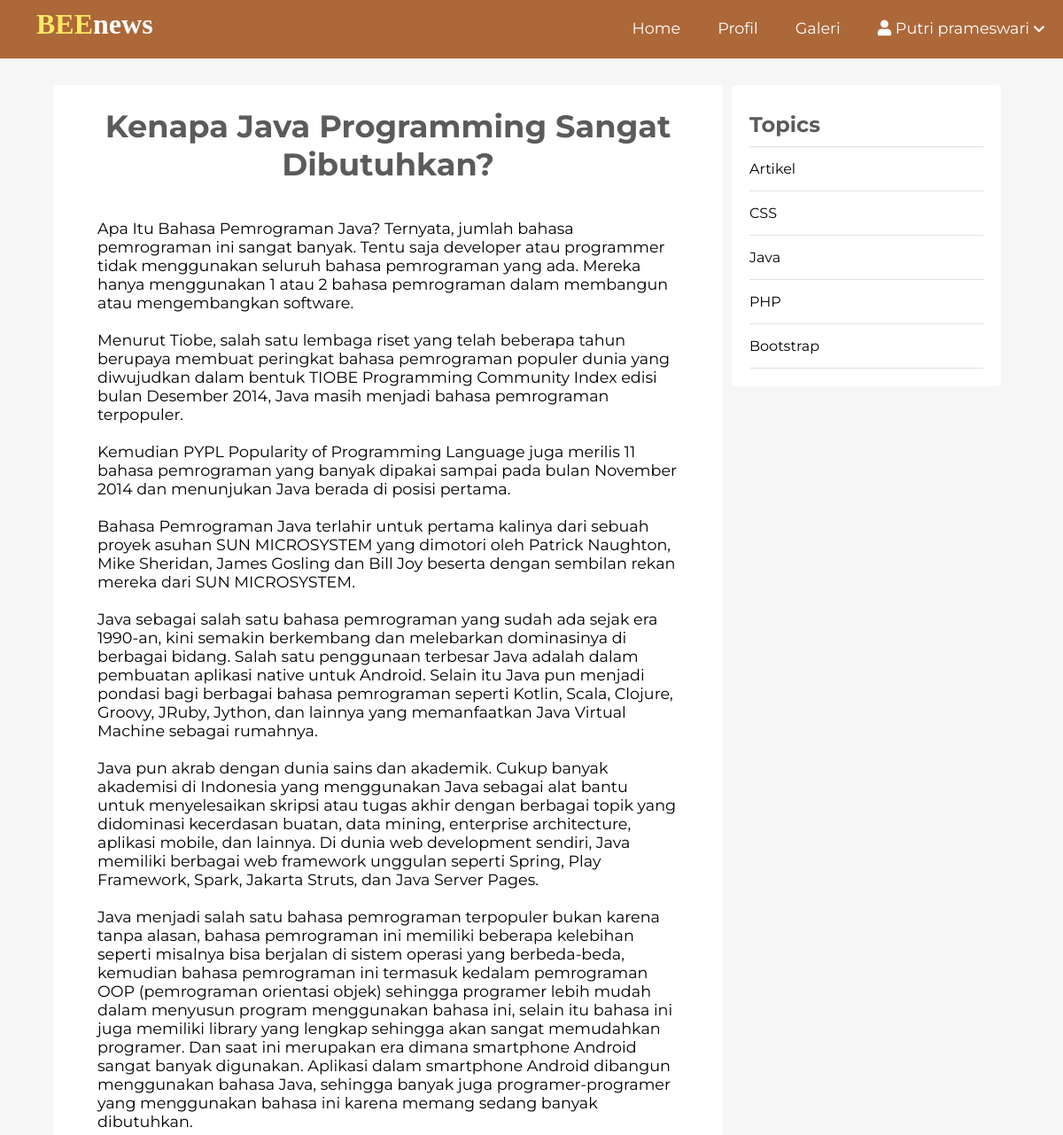
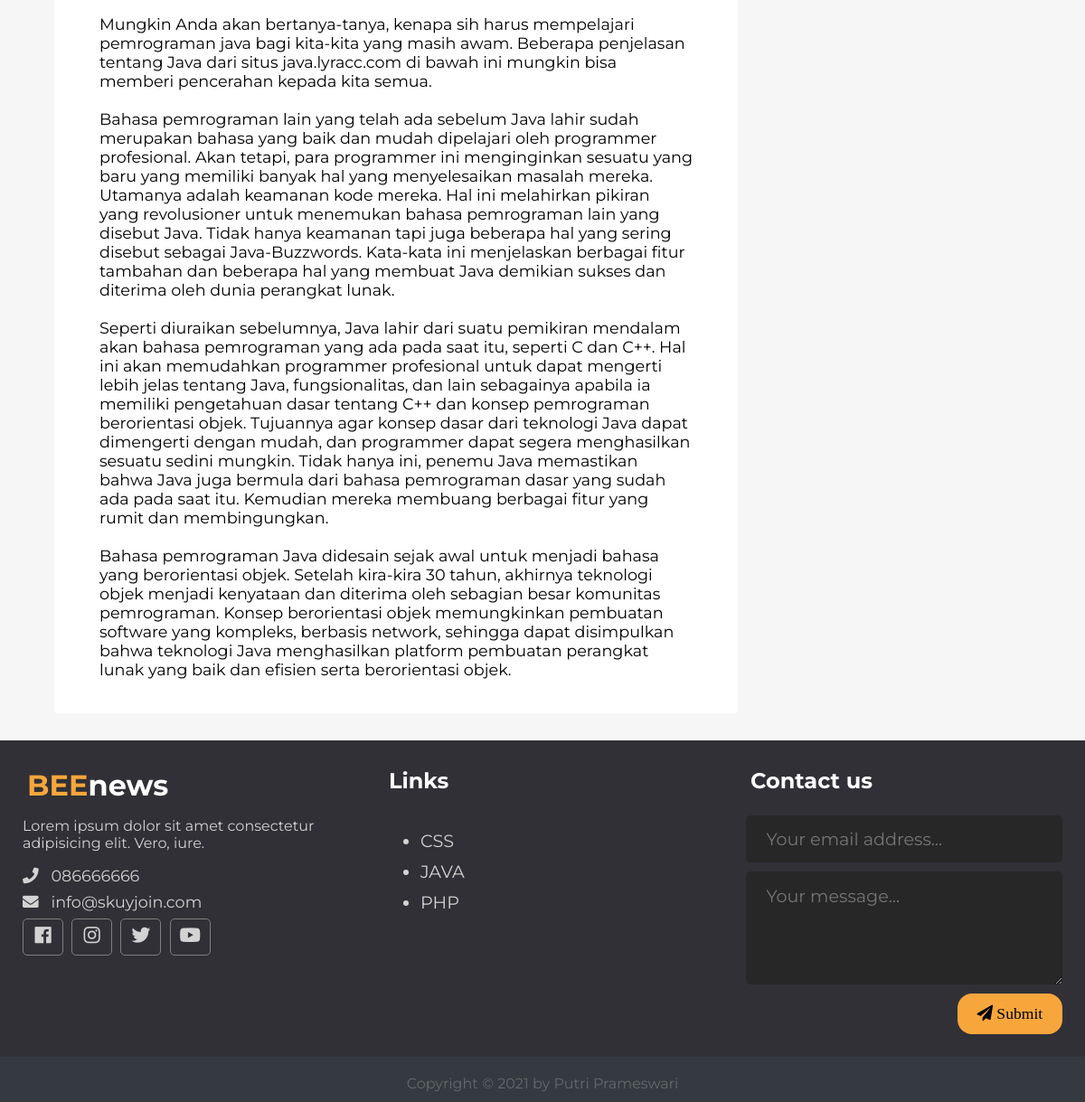
/content.php?id=2, run on the app's committed database (2 pictures, top to bottom).
### tables this page shows
CREATE TABLE `berita` (
  `id` int(11) NOT NULL,
  `foto` varchar(100) NOT NULL,
  `judul` varchar(100) NOT NULL,
  `penulis` varchar(100) NOT NULL,
  `tgl` date NOT NULL,
  `redaksi` text NOT NULL,
  `konten` text NOT NULL
);

### content.php (the view, shortened to what this page needs)
<?php
include 'koneksi.php';
?>
<!DOCTYPE html>
<html lang="en">
<head>
  <link rel="stylesheet" href="https://use.fontawesome.com/releases/v5.7.2/css/all.css"
>
   <link rel="stylesheet" href="css/style.css">
</head>
<body>
<?php include(ROOT_PATH . "/header.php"); ?>
<div class="page-wrapper">
  <div class="content clearfix">
    <div class="main-content-wrapper">
      <div class="main-content single">
      <?php $ambil = $koneksi->query("SELECT * FROM berita WHERE id='$_GET[id]'"); ?>
        <?php $pecah=$ambil->fetch_assoc()?>
        <h1 class="post-title"><?php echo$pecah["judul"]; ?></h1>
        <div class="post-content">
          <p>
          <?php echo$pecah["konten"]; ?>
          </p>
        </div>
      </div>
    </div>
    <div class="sidebar single">
      <div class="section topics">
        <h2 class="section-title">Topics</h2>
        <ul>
          <li><a href="#">Artikel</a></li>
          <li><a href="#">CSS</a></li>
          <li><a href="#">Java</a></li>
          <li><a href="#">PHP</a></li>
          <li><a href="#">Bootstrap</a></li>
        </ul>
      </div>
    </div>
  </div>
</div>
 <div class="footer">
    <div class="footer-content">
      <div class="footer-section about">
        <h1 class="logo-text"><span>BEE</span>news</h1>
        <p>
         Lorem ipsum dolor sit amet consectetur adipisicing elit. Vero, iure.</p>
        <div class="contact">
          <span><i class="fas fa-phone"></i> &nbsp; 086666666</span>
          <span><i class="fas fa-envelope"></i> &nbsp; info@skuyjoin.com</span>
        </div>
        <div class="socials">
          <a href="#"><i class="fab fa-facebook"></i></a>
          <a href="#"><i class="fab fa-instagram"></i></a>
          <a href="#"><i class="fab fa-twitter"></i></a>
          <a href="#"><i class="fab fa-youtube"></i></a>
        </div>
      </div>
      <div class="footer-section links">
        <h2>Links</h2>
        <br>
        <ul>
          <a href="#">
            <li>CSS</li>
          </a>
          <a href="#">
            <li>JAVA</li>
          </a>
          <a href="#">
            <li>PHP</li>
          </a>
        </ul>
      </div>
      <div class="footer-section contact-form">
        <h2>Contact us</h2>
        <br>
        <form action="index.html" method="post">
          <input type="email" name="email" class="text-input contact-input" placeholder="Your email address...">
          <textarea rows="4" name="message" class="text-input contact-input" placeholder="Your message..."></textarea>
          <button type="submit" class="btn btn-big contact-btn">
            <i class="fas fa-paper-plane"></i>
              Submit
          </button>
        </form>
      </div>
    </div>
    <div class="footer-bottom">
       Copyright &copy; 2021 by Putri Prameswari
    </div>
  </div>
</body>
</html>

### css/style.css (style rules this page uses)
* { box-sizing: border-box; }
html, body { height: 100%; padding: 0px; margin: 0px; background: #f6f6f6; font-family: 'Montserrat', sans-serif; }
h1, h2, h3, h4, h5, h6 { font-family: 'Montserrat', sans-serif; color: #5c5b5b; margin: 5px; }
a { text-decoration: none; color: inherit; }
.clearfix::after { content: ''; display: block; clear: both; }
.btn { padding: .5rem 1rem; background: #f7a63c; color: black; border: 1px solid transparent; border-radius: 1rem; font-size: 1.08em; font-family:'Montserrat', sans-serif; }
.btn-big { padding: .7rem 1.3rem; line-height: 1.3rem; }
.text-input { padding: .7rem 1rem; display: block; width: 100%; border-radius: 5px; border: 1px solid #e0e0e0; outline: none; color: rgb(97, 89, 89); line-height: 1.5rem; font-size: 1.2em; font-family:'Montserrat', sans-serif; }
.page-wrapper { min-height: 100%; }
.content { width: 90%; margin: 30px auto 30px; }
.content .main-content { width: 70%; float: left; }
.content .main-content.single { background: white; padding: 20px 50px; font-size: 1.1em; border-radius: 5px; }
.content .main-content.single .post-title { text-align: center; margin-bottom: 40px; }
.content .sidebar { width: 30%; float: left; }
.content .sidebar.single { padding: 0px 10px; }
.content .sidebar .section { background: white; padding: 20px; border-radius: 5px; margin-bottom: 20px; }
.content .sidebar .section .section-title { margin: 10px 0px 10px 0px; }
.content .sidebar .section.topics ul { margin: 0px; padding: 0px; list-style: none; border-top: 1px solid #e0e0e0; }
.content .sidebar .section.topics ul li a { display: block; padding: 15px 0px 15px 0px; border-bottom: 1px solid #e0e0e0; transition: all 0.3s; }
.footer { background: #303036; color: #d3d3d3; height: 400px; position: relative; }
.footer .footer-content { height: 350px; display: flex; }
.footer .footer-content .footer-section { flex: 1; padding: 25px; }
.footer .footer-content h1, .footer .footer-content h2 { color: white; }
.footer .footer-content .about h1 span { color: #f7a63c; }
.footer .footer-content .about .contact span { display: block; font-size: 1.1em; margin-bottom: 8px; }
.footer .footer-content .about .socials a { border: 1px solid gray; width: 45px; height: 41px; padding-top: 5px; margin-right: 5px; text-align: center; display: inline-block; font-size: 1.3em; border-radius: 5px; transition: all .3s; }
.footer .footer-content .links ul a { display: block; margin-bottom: 10px; font-size: 1.2em; transition: all .3s; }
.footer .footer-content .contact-form .contact-input { background: #272727; color: #bebdbd; margin-bottom: 10px; line-height: 1.5rem; padding: .9rem 1.4rem; border: none; }
.footer .footer-content .contact-form .contact-btn { float: right; font-size: 1.1em; font-family: 'Lora', serif; }
.footer .footer-bottom { background: #343a40; color: #686868; height: 50px; width: 100%; text-align: center; position: absolute; bottom: 0px; left: 0px; padding-top: 20px; }

### data on the page
berita: judul "Kenapa Java Programming Sangat Dibutuhkan?", konten "Apa Itu Bahasa Pemrograman Java? Ternyata, jumlah bahasa pemrograman ini sangat banyak. Tentu saja developer atau programmer tidak menggunakan seluruh bahasa pemrograman yang ada. Mereka hanya menggunakan 1 atau 2 bahasa pemrograman dalam membangun atau mengembangkan software. Menurut Tiobe, salah satu lembaga riset yang telah beberapa tahun berupaya membuat peringkat bahasa pemrograman populer dunia yang diwujudkan dalam bentuk TIOBE Programming Community Index edisi bulan Desember 2014, Java masih menjadi bahasa pemrograman terpopuler. Kemudian PYPL Popularity of Programming Language juga merilis 11 bahasa pemrograman yang banyak dipakai sampai pada bulan November 2014 dan menunjukan Java…"
